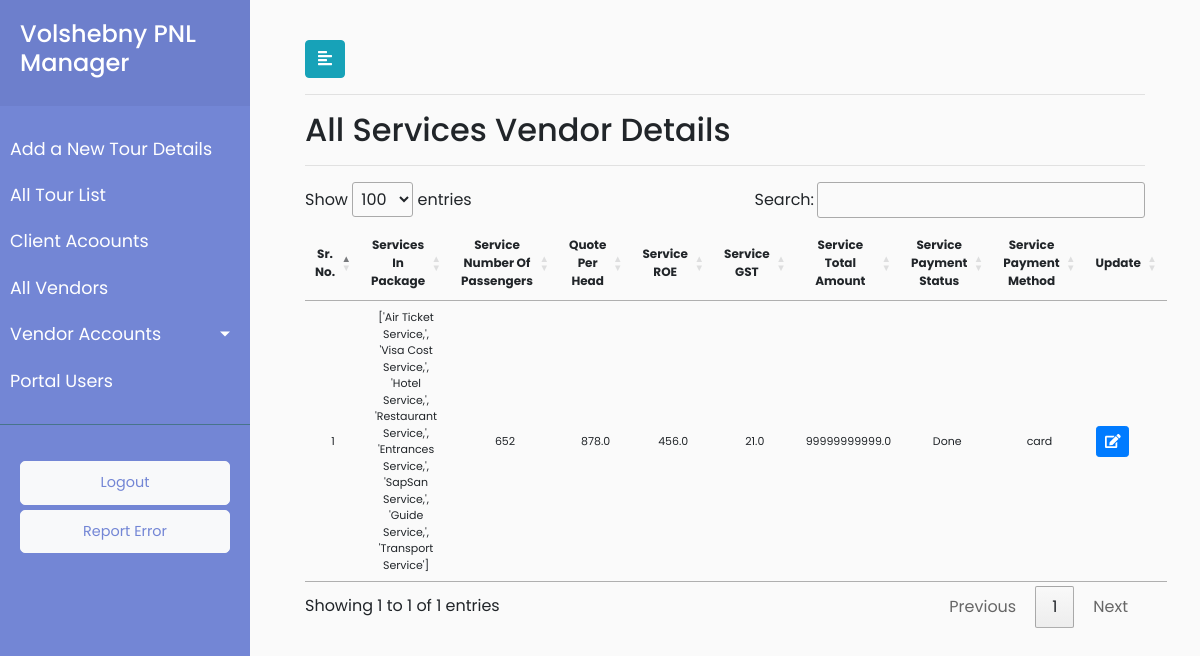
The app's page /vendor/details/allservices/32/Done/ (signed in) with its own data.
### payment/models.py (models this page shows, shortened)
class Service(models.Model):
        payment_status=(('Pending','Pending'),('Done','Done'))
        service_vendor_id = models.ForeignKey(Vendor, on_delete = models.CASCADE,default="2")
        service_number_of_passengers =  models.CharField(max_length=920,blank=True)
        service_quote_per_head = models.FloatField(blank=True)
        service_roe = models.FloatField(blank=True)
        service_gst = models.FloatField(blank=True)
        service_total_amount =  models.FloatField(default=0.0,blank=True)
        service_payment_method = models.CharField(max_length=920,default="")
        service_vendor_payment_status = models.CharField(choices=payment_status,max_length=920,default="Pending")
        objects = InheritanceManager()
        service_id = models.ForeignKey(Groupdescription, on_delete = models.CASCADE,default="11")

class AllServices(Service):
        service_type = models.CharField(max_length=920,default="All Services")
        allservices_airticket = models.BooleanField(default=False)
        allservices_visacost = models.BooleanField(default=False)
        allservices_hotel = models.BooleanField(default=False)
        allservices_restaurant = models.BooleanField(default=False)
        allservices_entrances = models.BooleanField(default=False)
        allservices_sapsan = models.BooleanField(default=False)
        allservices_guide = models.BooleanField(default=False)
        allservices_transport = models.BooleanField(default=False)
        class Meta:
                verbose_name_plural = "AllServices"
                verbose_name = "AllServices"

class Service(models.Model):
        payment_status=(('Pending','Pending'),('Done','Done'))
        service_vendor_id = models.ForeignKey(Vendor, on_delete = models.CASCADE,default="2")
        service_number_of_passengers =  models.CharField(max_length=920,blank=True)
        service_quote_per_head = models.FloatField(blank=True)
        service_roe = models.FloatField(blank=True)
        service_gst = models.FloatField(blank=True)
        service_total_amount =  models.FloatField(default=0.0,blank=True)
        service_payment_method = models.CharField(max_length=920,default="")
        service_vendor_payment_status = models.CharField(choices=payment_status,max_length=920,default="Pending")
        objects = InheritanceManager()
        service_id = models.ForeignKey(Groupdescription, on_delete = models.CASCADE,default="11")

### payment/views.py (the view)
# urls.py: re_path(r'^vendor/details/allservices/(?P<vendor_id>[\w\-\s\(\)]+)/(?P<payment_status>\w+)/$',views.vendor_payment_details_list,name='vendor_payment_list'),
@login_required(login_url='/user_login')
def vendor_payment_details_list(request,vendor_id,payment_status):
    vendor_pending = AllServices.objects.filter(service_vendor_id=vendor_id,service_vendor_payment_status=payment_status).all()
    userrole = request.user.user_role
    allservices_dict = functions.all_service_dictionary_generator
    data = {"userrole":userrole, "vendor_pending": vendor_pending,'allservices_dict':allservices_dict }
    return render(request, 'payment/vendor_payment_details.html',data)

### payment/templatetags/all_services_list_filters.py (called while the page is built)
@register.filter
def get_item(dictionary, key):
    return dictionary.get(int(str(key)))

### payment/templates/payment/vendor_payment_details.html (shortened to what this page needs)
{% extends 'payment/base.html' %}
{% load all_services_list_filters %}
{% load static %}
{% block stylesheets %}
<link rel="stylesheet" href="//cdn.datatables.net/1.10.19/css/jquery.dataTables.min.css">
{% endblock stylesheets %}
{% block content %}
<div id="content">
	<div class="container-fluid">
		<button type="button" id="sidebarCollapse" class="btn btn-info">
			<i class="fas fa-align-left"></i>
		</button>
		<hr>
		<h2>All Services Vendor Details</h2>
	<hr>
		<div>
			{% if vendor_pending %}
			<table id="test_table">
				<thead style="font-size:12px">
					<tr>
						<th class="text-center" scope="col">Sr. No.</th>
						<th class="text-center" scope="col">Services In Package</th>
						<th class="text-center" scope="col">Service Number Of Passengers</th>
						<th class="text-center" scope="col">Quote Per Head</th>
						<th class="text-center" scope="col">Service ROE</th>
						<th class="text-center" scope="col">Service GST</th>
						<th class="text-center" scope="col">Service Total Amount</th>
						<th class="text-center" scope="col">Service Payment Status</th>
						<th class="text-center" scope="col">Service Payment Method</th>
						<th class="text-center" scope="col">Update</th>
					</tr>
				</thead>
				<tbody style="font-size:11px">
					{% for vendor in vendor_pending %}
					<tr>
						<td class="text-center" scope="row">{{ forloop.counter }}</td>
						<td class="text-center">{{ allservices_dict|get_item:vendor.pk }}</td>
						<td class="text-center">{{ vendor.service_number_of_passengers }}</td>
						<td class="text-center">{{ vendor.service_quote_per_head }}</td>
						<td class="text-center">{{ vendor.service_roe }}</td>
						<td class="text-center">{{ vendor.service_gst }}</td>
						<td class="text-center">{{ vendor.service_total_amount }}</td>
						<td class="text-center">{{ vendor.service_vendor_payment_status }}</td>
						<td class="text-center">{{ vendor.service_payment_method }}</td>
                        <td>
							<button type="button" class="update-book btn btn-sm btn-primary" data-id="{% url 'payment:vendor_service_update' vendor.pk %}">
								<span class="fa fa-edit"></span>
							</button>
						</td>
					</tr>
					{% endfor %}
				</tbody>
			</table>
			{% else %}
			<p class="no-leads text-primary">No entry added yet.</p>
			{% endif %}
		</div>
	</div>
</div>
{% endblock %}

### payment/static/payment/style.css (style rules this page uses)
body { font-family: 'Poppins', sans-serif; background: #fafafa; }
#content { width: calc(100% - 250px); padding: 40px; min-height: 100vh; transition: all 0.3s; position: absolute; top: 0; right: 0; }

### records on screen
AllServices: service_number_of_passengers "652", service_quote_per_head "878.0", service_roe "456.0", service_gst "21.0", service_total_amount "99999999999.0", service_vendor_payment_status "Done", service_payment_method "card"
AllServices: allservices_airticket+allservices_visacost+allservices_hotel "['Air Ticket Service,', 'Visa Cost Service,', 'Hotel Service,', 'Restaurant Service,', 'Entrances Service,', 'SapSan Service,', 'Guide Service,', 'Transport Service']"
